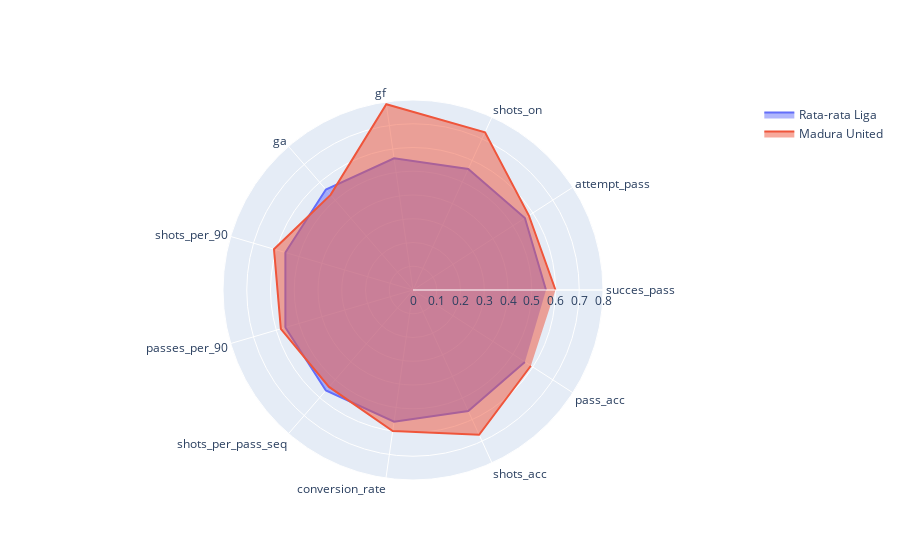

Notebook source saved alongside this figure:
### Code cell
import plotly.express as px
import plotly.graph_objects as go
from plotly.offline import iplot
theta = ['succes_pass','attempt_pass','shots_on','gf','ga','shots_per_90','passes_per_90','shots_per_pass_seq','conversion_rate','shots_acc','pass_acc']
r_avg = []
for a in theta:
    r_avg.append(round(round(df[a].mean(),2)/float(df[a].sum()),3)*10)
#Madura United performance radar
madura_u = df[df['team']=='madura united'].drop(['team','blocked_shots','gd','w','d','l','pts','total_shots','succes_tackle'], axis=1)
r_madura = []
for x in theta:
    r_madura.append(round(float(madura_u[x].values)/float(df[x].sum()),3)*10)
Liga = go.Scatterpolar(
   r = r_avg, theta = theta, mode = 'lines', name = 'Rata-rata Liga',fill='toself',
)
Madura_United = go.Scatterpolar(
   r = r_madura, theta = theta, mode = 'lines', name = 'Madura United', fill='toself')

data = [Liga,Madura_United]
fig = go.Figure(data = data)
fig.update_layout(polar=dict(radialaxis=dict(visible=True,range=[0, .8])))
iplot(fig)

### Figure 1 — Plotly figure (JSON) as saved in the notebook; plotly's stock layout.template omitted (floating-point values rounded to 4 significant figures)
{"data": [{"fill": "toself", "mode": "lines", "name": "Rata-rata Liga", "r": [0.56, 0.56, 0.56, 0.56, 0.56, 0.56, 0.56, 0.56, 0.56, 0.56, 0.56], "theta": ["succes_pass", "attempt_pass", "shots_on", "gf", "ga", "shots_per_90", "passes_per_90", "shots_per_pass_seq", "conversion_rate", "shots_acc", "pass_acc"], "type": "scatterpolar"}, {"fill": "toself", "mode": "lines", "name": "Madura United", "r": [0.6, 0.58, 0.73, 0.79, 0.53, 0.61, 0.58, 0.54, 0.6, 0.67, 0.59], "theta": ["succes_pass", "attempt_pass", "shots_on", "gf", "ga", "shots_per_90", "passes_per_90", "shots_per_pass_seq", "conversion_rate", "shots_acc", "pass_acc"], "type": "scatterpolar"}], "layout": {"polar": {"radialaxis": {"range": [0, 0.8], "visible": true}}}}
